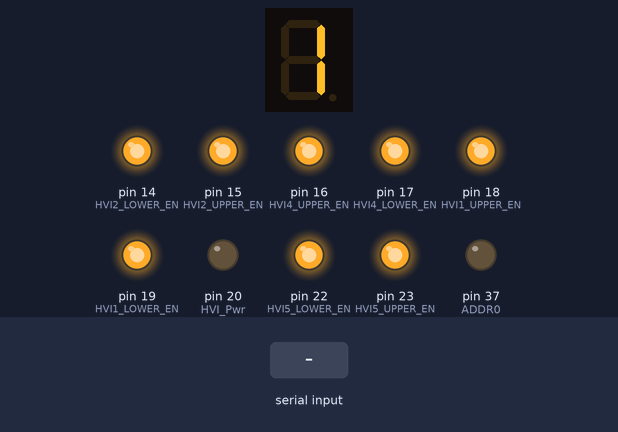
Bench run of a sketch on a simulated Arduino Mega 2560, built with avr-gcc and run on an emulated ATmega2560. Shown: 1-digit seven-segment display, output pins drawn as LEDs (lit = HIGH). Wiring (inferred from the names in the program): 1-digit 7-segment display, segments lit when HIGH: segments pin 36, pin 40, pin 41, pin 34, pin 38, pin 39, pin 35. Inputs (shaded band) come from the test bench. The segment pins are drawn as the display they are named for; pins used as bus, display or sensor lines are not drawn; what the sketch prints to the serial monitor is not drawn.

Above: at 1.2 s.
1.3 s: "90,45,200\n" received over Serial
At 3.3 s:
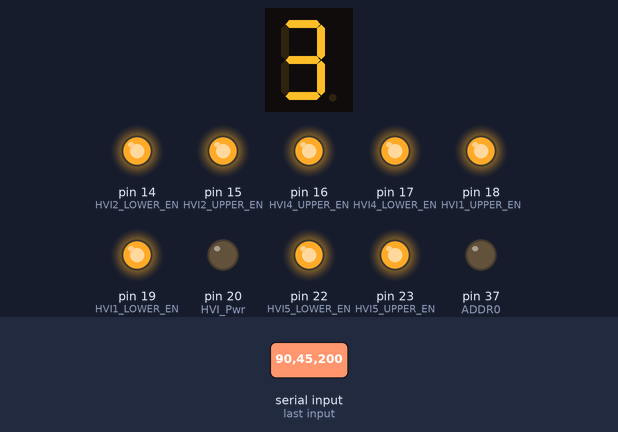
3.8 s: "1,90\n" received over Serial
At 6.6 s:
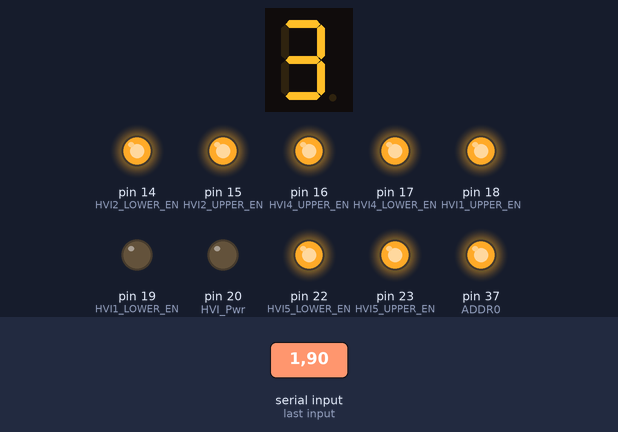
6.8 s: "30,150,10\n" received over Serial
At 7.6 s:
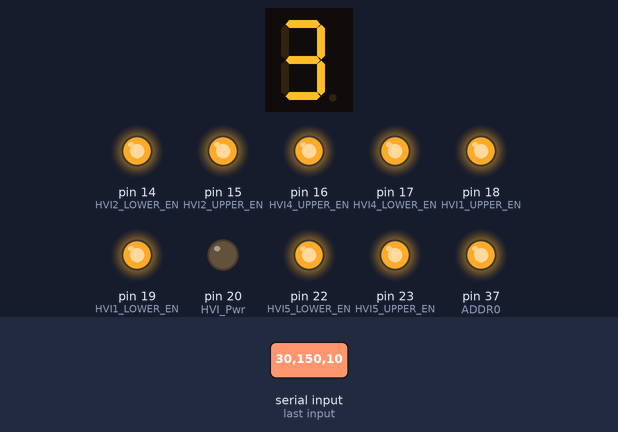
9.3 s: "1,90,45\n" received over Serial
At 11.5 s:
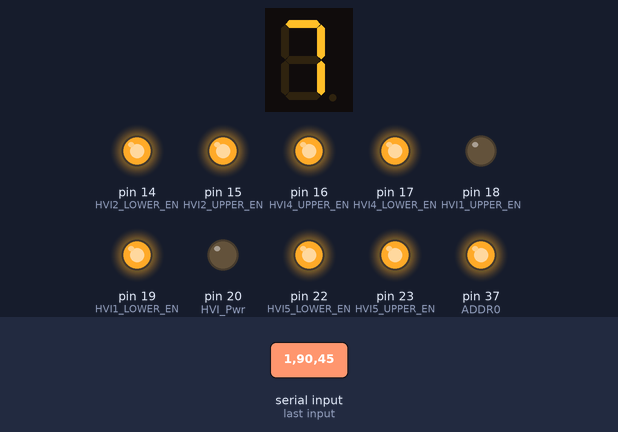
11.8 s: "2\n" received over Serial
At 12.7 s:
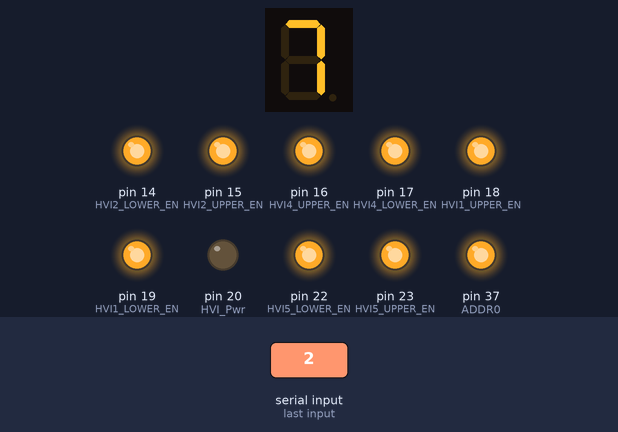
13.3 s: "3\n" received over Serial
At 15.7 s:
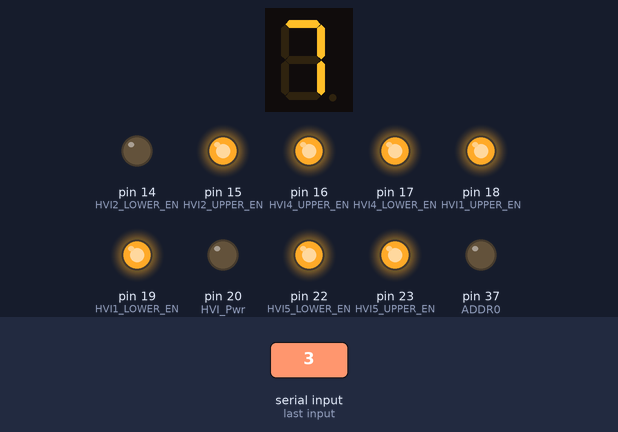
Timing chart, 0 to 16.7 s (numbered marks = the images above; inputs shaded):
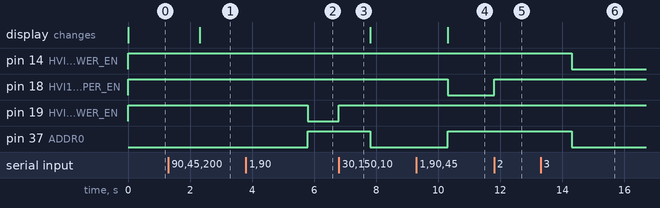

Measured:
- after the input at 1.3 s, the display: changes after 1.0 s (image 1)
- after the input at 3.8 s, pin 19 (HVI1_LOWER_EN): HIGH → LOW after 2.0 s; pin 37 (ADDR0): LOW → HIGH after 2.0 s
- after the input at 6.8 s, pin 19 (HVI1_LOWER_EN): LOW → HIGH at once; pin 37 (ADDR0): HIGH → LOW after 1.0 s
- after the input at 9.3 s, pin 18 (HVI1_UPPER_EN): HIGH → LOW after 1.0 s; pin 37 (ADDR0): LOW → HIGH after 1.0 s; the display: changes after 1.0 s (image 4)
- after the input at 11.8 s, pin 18 (HVI1_UPPER_EN): LOW → HIGH at once
- after the input at 13.3 s, pin 14 (HVI2_LOWER_EN), pin 37 (ADDR0): HIGH → LOW after 1.0 s

The sketch:

BoardTest-BTMS_Rev4.ino
```cpp
/* BTMS Board Test Software
   LMS 2023 BTMS V73 Hardware
   Discrete outputs: Name(pin)
    HVI_ADDR0(37), HVI_ADDR1(36), HVI_ADDR2(35), HVI_ADDR3(34)
    HVI1_LOWER_!EN!(19), HVI1_UPPER_!EN!(18)
    HVI2_LOWER_!EN!(14), HVI2_UPPER_!EN!(15)
    HVI3_LOWER_!EN!(40), HVI3_UPPER_!EN!(41)
    HVI4_LOWER_!EN!(17), HVI4_UPPER_!EN!(16)
    HVI5_LOWER_!EN!(22), HVI5_UPPER_!EN!(23)
    BMS_RESET(39)
    IMD_RESET(38)
    CS0(10)
    SCLK0(13)
   Discrete inputs: Name(pin)
    MISO0(12)

Progam Instuctions:

1) Use BTMS Test Cable that Jumpers U1-11 (MOSI) to either Upper or Lower MISOs of HVI connector.
  i.e.: J1-11 or J1-12; J2-11 or J2-12; J3-11 or J3-12; J4-11 or J4-12; J5-11 or J5-12
2) Power BTMS board.
3) Connect BTMS to PC running Serial Monitor
4) Select HVI to test: HVI1U, HVI1L, HVI2U, HVI2L, HVI3U, HVI
4) Test HVIxLOWER_EN, HVIxUPPER_EN; high and low and verify HVIx(LOWER or UPPER)_ADC_CS follows when CSx is low
5) Test HVIx_LOWER_ADC_CS, HVIx_UPPER_ADC_CS; through logic gateby changing CSx high and low
*6) Test SPI Bus (NOT IMPLEMENTED IN THIS SKETCH)
  a) Connect Oscilloscope CH1 to HVIx_(Upper or Lower)EN, CH2 to HVIx_(Upper or Lower)ADC_CS,  CH3 to SCLKx, CH4 to HVIx_(Upper or Lower)MISO
  b) Setup for communication with: HVI1_Upper, HVI1_Lower, HVI2_Upper, HVI2_Lower, HVI3_Upper, HVI3_Lower, HVI4_Upper, HVI4_Lower, HVI5_Upper, HVI5_Lower
  c) Transmit a pattern on SPI bus and look for correct response
*7) Test CAN Bus (NOT IMPLEMENTED IN THIS SKETCH)
  a) Connect CAN Bus Analyzer to J6
  b) Send out a pattern on CAN Bus and verify on CAN Bus Analyzer
*8) Test Resets (NOT IMPLEMENTED IN THIS SKETCH)
  a) Command BMS_RESET high and low
  b) Command IMD_RESET high and low

*/
// ------ Name output pins --------
int HVI_Pwr = 20;
int ADDR0 = 37;
int ADDR1 = 36;
int ADDR2 = 35;
int ADDR3 = 34;
int HVI_LOWER_EN[5] = {19, 14, 40, 17, 22};
int HVI_UPPER_EN[5] = {18, 15, 41, 16, 23};
int HVI_EN[10] = {19, 14, 40, 17, 22, 18, 15, 41, 16, 23};
int HVI1_LOWER_EN = 19;
int HVI1_UPPER_EN = 18;
int HVI2_LOWER_EN = 14;
int HVI2_UPPER_EN = 15;
int HVI3_LOWER_EN = 40;
int HVI3_UPPER_EN = 41;
int HVI4_LOWER_EN = 17;
int HVI4_UPPER_EN = 16;
int HVI5_LOWER_EN = 22;
int HVI5_UPPER_EN = 23;
int BMS_RESET = 39;
int IMD_RESET = 38;
int CS0 = 10;
int SCLK0 = 13;

// ------- Name input pins --------
int MISO0 = 12;

// -------- declare functions ---------
void setHVI (int, bool);
bool setADDR (int);


//  ---- start setup ----------------------------------------------------------
void setup()   {
  Serial.begin(38400); //Setup Serial (USB) port
  Serial.println("LMS 2023 BTMS Board Test");

  // Configure and initialize ADDR output pins
  pinMode(ADDR0, OUTPUT);
      digitalWrite(ADDR0, LOW);
  pinMode(ADDR1, OUTPUT);
      digitalWrite(ADDR1, LOW);
  pinMode(ADDR2, OUTPUT);
      digitalWrite(ADDR2, LOW);
  pinMode(ADDR3, OUTPUT);
      digitalWrite(ADDR3, LOW);

// Configure and initialize HVI_Pwr output pin. Set output power to ON
// The reason to turn power ON is to avoid turning on the HVx enbales to a HIGH state while the HVI board is powered off
  pinMode(HVI_Pwr, OUTPUT);
      digitalWrite(HVI_Pwr, LOW);  // Turn on HVI board power
      delay(5);                    // Delay 5msec. to allow power to stabilize

// Configure and initialize HVIx_UPPER & LOWER output pins.
// Set tri-state buffer outputs to high impedance
  pinMode(HVI1_LOWER_EN, OUTPUT);
      digitalWrite(HVI1_LOWER_EN, HIGH);
  pinMode(HVI1_UPPER_EN, OUTPUT);
       digitalWrite(HVI1_UPPER_EN, HIGH);
  pinMode(HVI2_LOWER_EN, OUTPUT);
       digitalWrite(HVI2_LOWER_EN, HIGH);
  pinMode(HVI2_UPPER_EN, OUTPUT);
         digitalWrite(HVI2_UPPER_EN, HIGH);
  pinMode(HVI3_LOWER_EN, OUTPUT);
       digitalWrite(HVI3_LOWER_EN, HIGH);
  pinMode(HVI3_UPPER_EN, OUTPUT);
         digitalWrite(HVI3_UPPER_EN, HIGH);
  pinMode(HVI4_LOWER_EN, OUTPUT);
       digitalWrite(HVI4_LOWER_EN, HIGH);
  pinMode(HVI4_UPPER_EN, OUTPUT);
         digitalWrite(HVI4_UPPER_EN, HIGH);
  pinMode(HVI5_LOWER_EN, OUTPUT);
       digitalWrite(HVI5_LOWER_EN, HIGH);
  pinMode(HVI5_UPPER_EN, OUTPUT);
         digitalWrite(HVI5_UPPER_EN, HIGH);

// Configure and initialize BMS_RESET & IMD_RESET output pins.
  pinMode(BMS_RESET, OUTPUT);
         digitalWrite(BMS_RESET, LOW);
  pinMode(IMD_RESET, OUTPUT);
         digitalWrite(IMD_RESET, LOW);

 // Configure and initialize CS0 output pin.
  pinMode(CS0, OUTPUT);
         digitalWrite(CS0, HIGH);
  // pinMode(SCLK0, OUTPUT); // should not need to configure SPI bus pins
  // Configure input pins
  // pinMode(MISO0, INPUT_PULLUP);

// Configure all unused pins as inputs with pullups to avoid meta states and excess power draw
  pinMode(2, INPUT_PULLUP);
  pinMode(3, INPUT_PULLUP);
  pinMode(4, INPUT_PULLUP);
  pinMode(5, INPUT_PULLUP);
  pinMode(6, INPUT_PULLUP);
  pinMode(7, INPUT_PULLUP);
  pinMode(8, INPUT_PULLUP);
  pinMode(9, INPUT_PULLUP);
  pinMode(21, INPUT_PULLUP);
  pinMode(24, INPUT_PULLUP);
  pinMode(25, INPUT_PULLUP);
  pinMode(26, INPUT_PULLUP);
  pinMode(27, INPUT_PULLUP);
  pinMode(28, INPUT_PULLUP);
  pinMode(29, INPUT_PULLUP);
  pinMode(30, INPUT_PULLUP);
  pinMode(31, INPUT_PULLUP);
  pinMode(32, INPUT_PULLUP);
  pinMode(33, INPUT_PULLUP);

}  // ---- end setup -----------------------------------------------------------------------------

 // -----Start main loop ------------------------------------------------------------------------------
void loop() {

int SegmentNumber;  // Declare Battery Segment Number variable
int BatteryNumber;  // Declare HVI Battery Number variable
bool Upper;         // Declare HVI Upper or Lower variable

Serial.println(" ");   // Insert a blank line
Serial.println("Select the battery temperature to read. Valid choices are segment (1 through 5) <enter> followed by battery 1 through 18 <enter>");  // Top menu choices
Serial.println("'1 <enter> followed by '7' <enter> will read segment 1, battery 7 ");
Serial.println(" ");   // Insert a blank line

Serial.println(" Enter Segnment number 1 through 5 ");   // Prompt for segment niumber
while (Serial.available() == 0) {} // wait for keyboard entry. Serial.available returns the number of bytes available

// while waiting for the keyboard entry, the HVI enables remain as prevoiusly set to allow circuit probing to verify correct setting

// The following "for" loop disables all the HVI enables in preparation to set the desired one
for (int j = 0; j < 10; j++) {
digitalWrite(HVI_EN[j], HIGH);
}

SegmentNumber = Serial.parseInt(); // Read keyboard segment number entry
if (SegmentNumber <1 || SegmentNumber > 5) {       // Verify entry is valid
  Serial.println(" Segment Number entry error");
}
else {
  Serial.print(SegmentNumber);
  Serial.println(" entered");
}

Serial.parseInt(); // read the keyboard entry again to clear serial buffer.

Serial.println(" Enter battery number 1 through 18");   // Prompt for battery niumber
while (Serial.available() == 0) {} // wait for keyboard entry. Serial.available returns the number of bytes available
BatteryNumber = Serial.parseInt(); // Read keyboard Battery Number entry
if (BatteryNumber < 1 || BatteryNumber > 18) {   // Verify entry is valid
  Serial.println(" Battery Number entry error");
  }
else {
  Serial.print(BatteryNumber);
  Serial.println(" entered");
}

Serial.parseInt(); // read the keyboard entry again to clear serial buffer.  Without this statement, the Teensy always executes the "while" loop again with an invalid character
Serial.flush();  // wait for Serial output to complete before continuing

Upper = setADDR(BatteryNumber);  // Call the function that sets the 4 address pins to select the input channel of the MUX on the HVI

setHVI(SegmentNumber, Upper);   // Call the function that sets the HVIx enable for the battery segment to be read
 Serial.println("End of Loop");
}

// --------------- end main loop ---------------------------------------------------------------------------------


//for loop for 9 Mux input channels. --- code example to step through all addresses when converting to automatic reads
//   for (int j = 0; j < 9; j++) {
//   }


// -------------------- start setADDR function -------------------------------------------------------------------
// There are 5 HVI boards, one for each battery section.
// Each HVI board interfaces to 18 battery.
// In order to avoid exceeding the temperature sensor's isolation rating, the HVI board is divided into an Upper and Lower halves.
// Each half has 9 cells. BatteryNumber is the number of the cell within the section to be monitored.
//

bool setADDR (int BatteryNumber) {
int  addr;
bool Upper;

//  Determine if Upper or Lower half, and then set ADDR lines accordingly.
  if (BatteryNumber > 9) {
    Upper = true;
    addr = BatteryNumber - 10;
    }
  else {
    addr = BatteryNumber - 1;
    Upper = false;
    }

  //implementing bitwise AND operation to set ADDRs high and low
  digitalWrite(ADDR0, (addr & 0x01) ? HIGH : LOW);//check with least significant bit
  digitalWrite(ADDR1, (addr & 0x02) ? HIGH : LOW); //checks with second least significant bit
  digitalWrite(ADDR2, (addr & 0x04) ? HIGH : LOW); //checks with third least significant bit
  digitalWrite(ADDR3, (addr & 0x08) ? HIGH : LOW); //checks with fourth least significant bit

return Upper;
}
// --------------- end setADDR function ---------------------------------------------------------------------


// ------------------ start setHVI function -------------------------------------------------------------------
// This function configures the HVIx enables to allow a read of the desired channel
//

void setHVI (int SegmentNumber, bool Upper) {

  if (SegmentNumber == 1 && Upper == false) {        //  If we are reading an HVI1 Lower channel
    digitalWrite(HVI1_LOWER_EN, LOW);                //  Write a LOW to HVI1_LOWER_EN. All others have been set HIGH in Setup or loop function
    }
  else if (SegmentNumber == 1 && Upper == true) {    //  If we are setting an HVI1_Upper_EN
   digitalWrite(HVI1_UPPER_EN, LOW);                //  Write a LOW to HVI1_UPPER_EN. All others have been set HIGH in Setup or loop function
    }
  else if (SegmentNumber == 2 && Upper == false) {  //
   digitalWrite(HVI2_LOWER_EN, LOW);                //  Write a LOW to HVI2_LOWER_EN. All others have been set HIGH in Setup or loop function
    }
  else if (SegmentNumber == 2 && Upper == true) {   //
   digitalWrite(HVI2_UPPER_EN, LOW);                //  Write a LOW to HVI2_UPPER_EN. All others have been set HIGH in Setup or loop function
    }
  else if (SegmentNumber == 3 && Upper == false) {   //
    digitalWrite(HVI3_LOWER_EN, LOW);                //  Write a LOW to HVI3_LOWER_EN. All others have been set HIGH in Setup or loop function
    }
  else if (SegmentNumber == 3 && Upper == true) {   //
   digitalWrite(HVI3_UPPER_EN, LOW);                //  Write a LOW to HVI3_UPPER_EN. All others have been set HIGH in Setup or loop function
    }
  else if (SegmentNumber == 4 && Upper == false) {   //
    digitalWrite(HVI4_LOWER_EN, LOW);                //  Write a LOW to HVI4_LOWER_EN. All others have been set HIGH in Setup or loop function
    }
  else if (SegmentNumber == 4 && Upper == true) {    //
   digitalWrite(HVI4_UPPER_EN, LOW);                //  Write a LOW to HVI4_UPPER_EN. All others have been set HIGH in Setup or loop function
    }
  else if (SegmentNumber == 5 && Upper == false) {   //
    digitalWrite(HVI5_LOWER_EN, LOW);                //  Write a LOW to HVI5_LOWER_EN. All others have been set HIGH in Setup or loop function
    }
  else if (SegmentNumber == 5 && Upper == true) {   //
   digitalWrite(HVI5_UPPER_EN, LOW);                //  Write a LOW to HVI5_UPPER_EN. All others have been set HIGH in Setup or loop function
    }
  else {
    Serial.println("setHVI function error");
  }
return;
}
// ------------------- end HVI string function -------------------------------------------------------------
```
